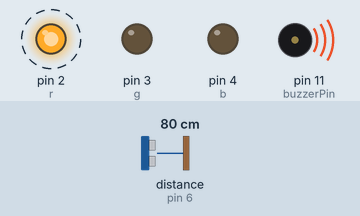
Simulated run of this sketch. Board: Arduino Uno, built with avr-gcc and run on an emulated ATmega328P. Parts: output pins drawn as LEDs (lit = HIGH), buzzer (waves = sounding, pin HIGH). Wiring (inferred from the names in the program): ultrasonic range finder: trigger pin 7; echo pin 6. Dashed ring = blinking. The inputs (shaded band) are chosen by the test bench; at power-on: distance to the obstacle (sensor on pin 6) 80 cm. The echo pulse lasts 58.3 µs per cm; pins used as bus, display or sensor lines are not drawn.

Above: at 1.2 s.
1.3 s: distance to the obstacle (sensor on pin 6) set to 250 cm
At 2.5 s:
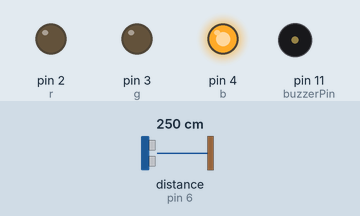
2.8 s: distance to the obstacle (sensor on pin 6) set to 182 cm
4.3 s: distance to the obstacle (sensor on pin 6) set to 174 cm
At 4.46 s:
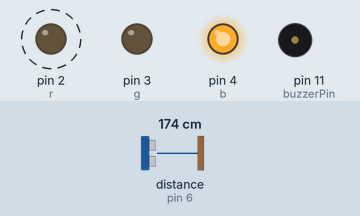
7.3 s: distance to the obstacle (sensor on pin 6) set to 18 cm
8.8 s: distance to the obstacle (sensor on pin 6) set to 2 cm
At 9.8 s:
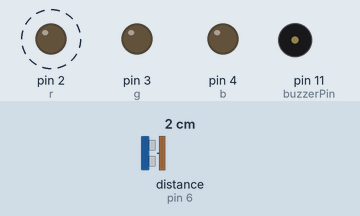
Timing chart, 0 to 52.0 s (numbered marks = the images above; inputs shaded):
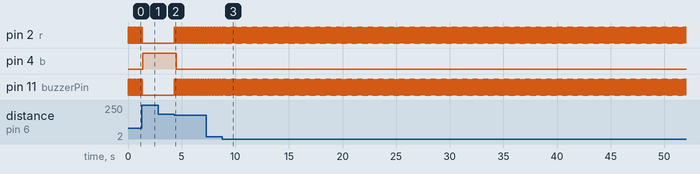

The sketch:

Test002.ino
```cpp
#define trigPin 7
#define echoPin 6
#define buzzerPin 11
int r = 2;
int g = 3;
int b = 4;
int melody;
long duration, distance;
//char* CurrentDistance[3] = {"red","green","blue"};
int distanceDisplay = 1;
void setup() {
  pinMode(trigPin, OUTPUT);
  pinMode(echoPin, INPUT);
  pinMode(buzzerPin, OUTPUT);
  pinMode(r, OUTPUT);
  pinMode(g, OUTPUT);
  pinMode(b, OUTPUT);
  // Serial.begin(9600);
}
void loop()
{
  digitalWrite(trigPin, 0);
  delayMicroseconds(2);
  digitalWrite(trigPin, 1);
  delayMicroseconds(10);
  digitalWrite(trigPin, 0);
  duration = pulseIn(echoPin, 1);
  distance = (duration / 2) / 29.1;
  //Serial.print("The distance is:");
  //Serial.println(distance);
  //Serial.print(" Centimeters");
  distanceHandle();
}
void distanceHandle()
{
  if (distance < 180 && distance > 0)
  {
    //CurrentDistance[1] = "red";
    distanceDisplay = 1;
  }
  else if (distance < 290 && distance > 181)
  {
    //CurrentDistance[2] = "blue";
    distanceDisplay = 2;
  }
  else if (distance < 390 && distance > 291 && distance > 390)
  {
    //CurrentDistance[3] = "green";
    distanceDisplay = 3;
  }
  else
  {
    digitalWrite(r, 0);
    digitalWrite(g, 0);
    digitalWrite(b, 0);
    digitalWrite(buzzerPin, 0);
  }
  switch (distanceDisplay)
  {
    case 1:
      red();
      digitalWrite(b, 0);
      digitalWrite(g, 0);
      break;
    case 2:
      digitalWrite(b, 1);
      digitalWrite(r, 0);
      digitalWrite(g, 0);
      digitalWrite(buzzerPin, 0);
      break;
    case 3:
      digitalWrite(g, 1);
      digitalWrite(b, 0);
      digitalWrite(g, 0);
      digitalWrite(buzzerPin, 0);
      break;
  }
}
void red()
{
  melody = map(distance, 0, 180, 10, 100);
  digitalWrite(buzzerPin, 1);
  digitalWrite(r, 1);
  delay(melody);
  digitalWrite(buzzerPin, 0);
  digitalWrite(r, 0);
  delay(melody);
}
```

Measured:
- the behaviour switches between 180 and 179 cm on distance to the obstacle (sensor on pin 6) (found by bisection; images 1 and 2)
- after the input at 1.3 s, pin 2 (r), pin 11 (buzzerPin): goes on until 1.3 s, then stays LOW; pin 4 (b): LOW → HIGH after 0.08 s
- after the input at 4.3 s, pin 2 (r), pin 11 (buzzerPin): alternates HIGH for 0.10 s and LOW for 0.11 s, starting at once; pin 4 (b): HIGH → LOW after 0.21 s
- after the input at 7.3 s, pin 2 (r), pin 11 (buzzerPin): alternates HIGH for 0.02 s and LOW for 0.02 s, starting after 0.10 s
- after the input at 8.8 s, pin 2 (r), pin 11 (buzzerPin): alternates HIGH for 0.01 s and LOW for 0.01 s, starting after 0.06 s
- by itself, pin 2 (r), pin 11 (buzzerPin): alternates HIGH for 0.05 s and LOW for 0.06 s
